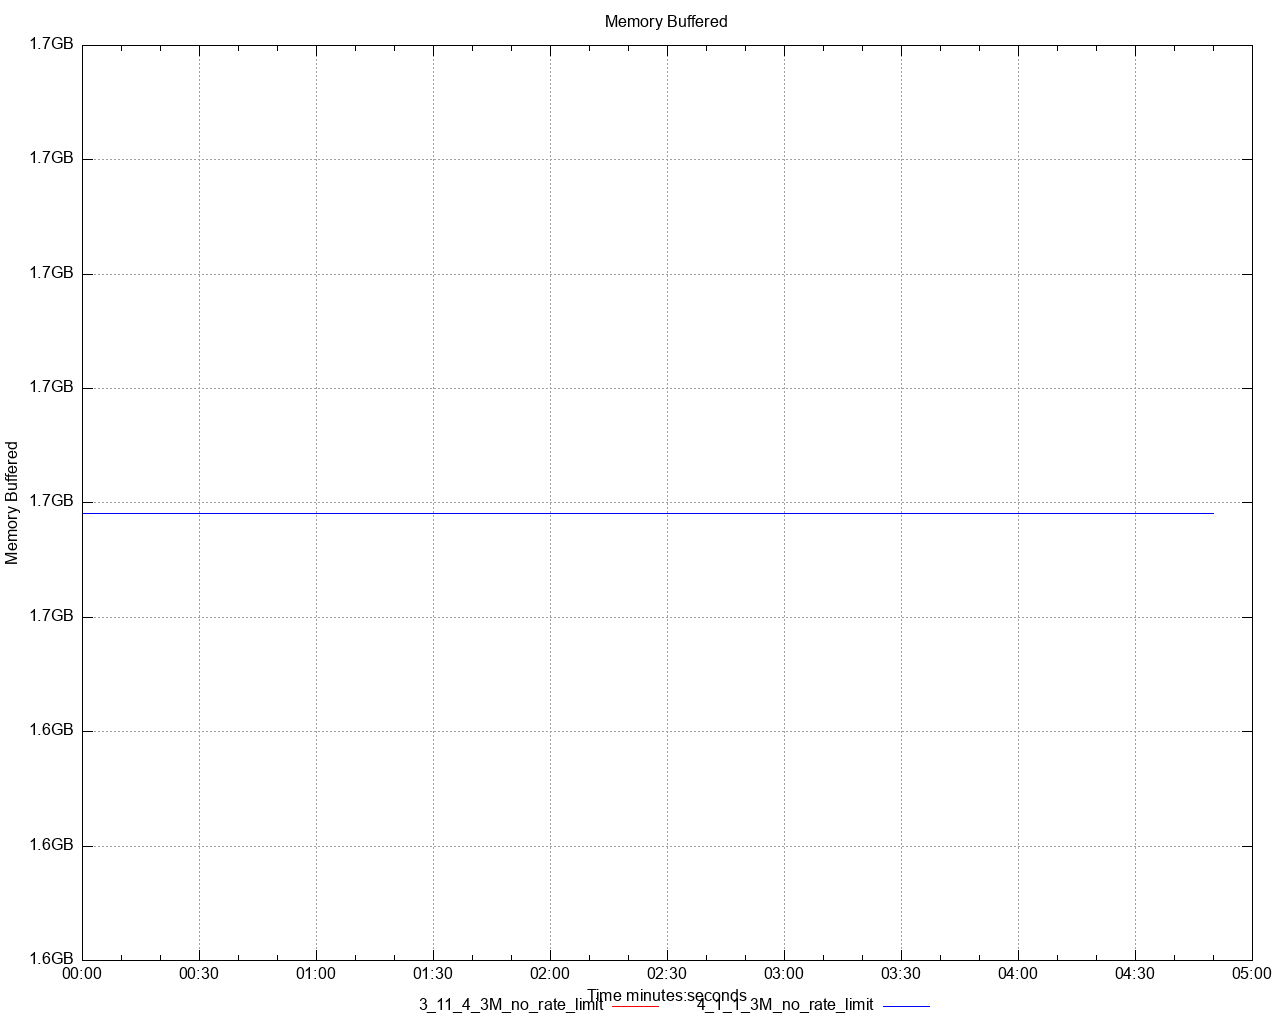

Recreate this plot in gnuplot.
set title 'Memory Buffered' noenhanced
set style data lines
set datafile separator ","
set terminal png size 1280,1024
set grid
set key below
set xdata time
set timefmt "%s"
offset = 0
t0(x)=(offset=($0==0) ? x : offset, x - offset)
set xlabel 'Time minutes:seconds'
set ylabel 'Memory Buffered'
set format y '%.1s%cB'
set output '/Users/ahmet.mircik/simulator/tests/report_3M_no_rate_limit/dstat/memory_buffered_A2.png'
plot \
   '/Users/ahmet.mircik/simulator/tests/report_3M_no_rate_limit/data/memory_buffered_A2_1.data' using (t0(timecolumn(1))):2 title "3_11_4_3M_no_rate_limit" noenhanced lt rgb "red", \
   '/Users/ahmet.mircik/simulator/tests/report_3M_no_rate_limit/data/memory_buffered_A2_2.data' using (t0(timecolumn(1))):2 title "4_1_1_3M_no_rate_limit" noenhanced lt rgb "blue", \
